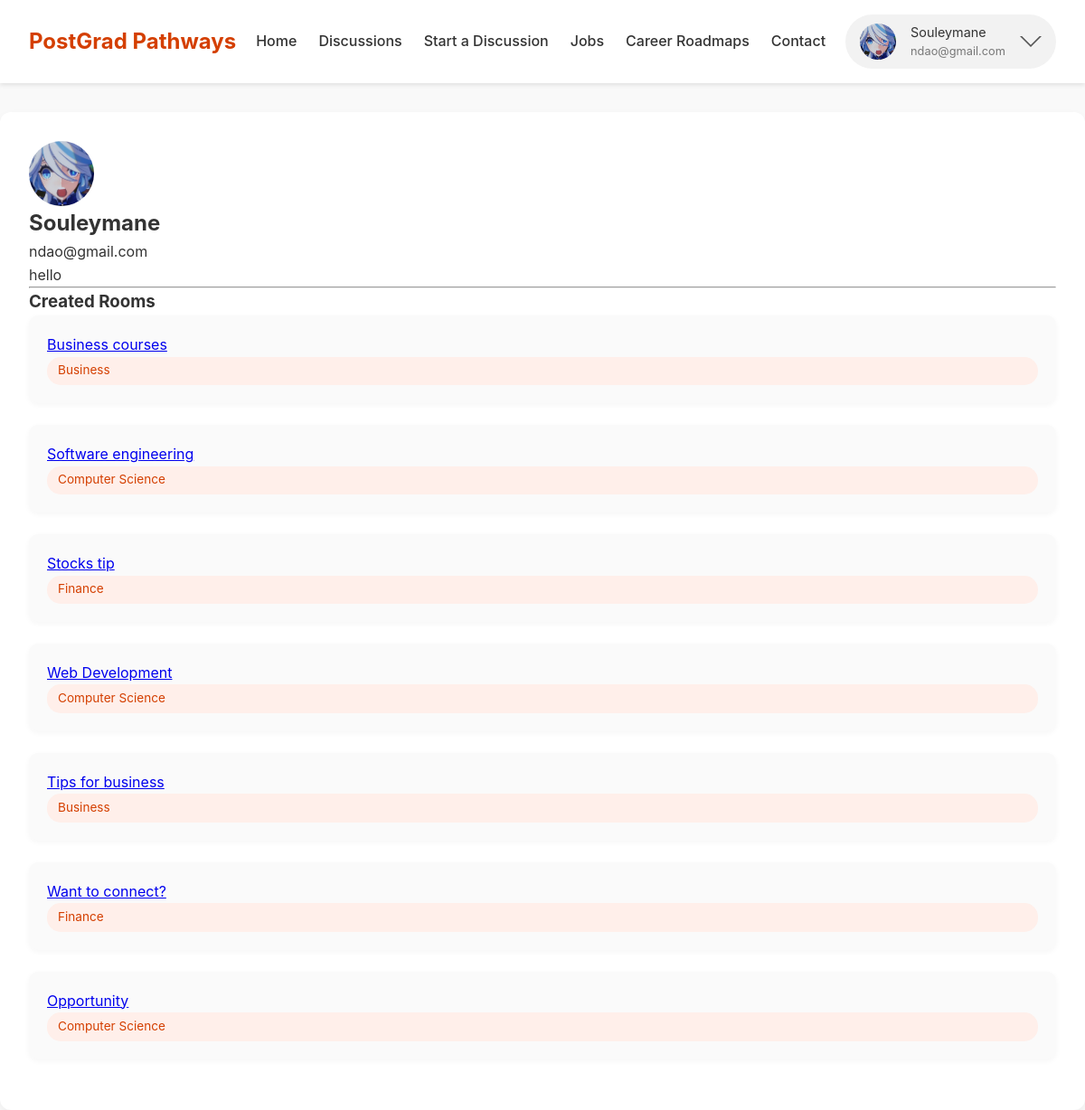
The page /profile/1/ (signed in) on the database its author committed.
### base/models.py (models this page shows, shortened)
class User(AbstractUser):
    name = models.CharField(max_length=200, null=True)
    email = models.EmailField(unique=True, null=True)
    bio = models.TextField(null=True)
    avatar = models.ImageField(null=True, default="avatar.svg")
    USERNAME_FIELD = 'email'
    REQUIRED_FIELDS = []
    objects = CustomUserManager()  # 👈 Add this line

class Room(models.Model):
    host = models.ForeignKey(User, on_delete= models.SET_NULL, null= True)
    topic = models.ForeignKey(Topic, on_delete= models.SET_NULL, null= True)
    name = models.CharField(max_length=200)
    description = models.TextField(null = True, blank = True)
    participants = models.ManyToManyField(User, related_name='participants', blank=True)
    updated = models.DateTimeField(auto_now = True)
    created = models.DateTimeField(auto_now_add =True)
    class Meta:
        ordering = ['-updated', '-created']

class Topic(models.Model):
    name = models.CharField(max_length=200)

### base/views.py (the view)
# urls.py: path('profile/<str:pk>/',views.userProfile, name= "user-profile"),
def userProfile(request, pk):
    user = User.objects.get(id=pk)
    rooms = user.room_set.all()
    room_messages = user.message_set.all()
    topics = Topic.objects.all()
    context = {'user': user, 'rooms': rooms,
               'room_messages': room_messages, 'topics': topics}
    return render(request, 'base/profile.html', context)

### base/templates/base/profile.html
{% extends 'base/main.html' %}
{% block content %}
<div class="layout__box profile">
  <div class="profile__header">
    <div class="avatar avatar--large">
      <img src="{{ user.avatar.url }}" />
    </div>
    <div class="profile__details">
      <h2>{{ user.name|default:user.username }}</h2>
      <p>{{ user.email }}</p>
      <p>{{ user.bio }}</p>
    </div>
  </div>
  <hr />
  <div class="profile__rooms">
    <h3>Created Rooms</h3>
    {% for room in rooms %}
      <div class="roomListRoom">
        <a href="{% url 'room' room.id %}">{{ room.name }}</a>
        <p class="roomListRoom__topic">{{ room.topic.name }}</p>
      </div>
    {% endfor %}
  </div>
</div>
{% endblock %}

### base/templates/base/main.html (shortened to what this page needs)
{% include 'base/navbar.html' %}
<!DOCTYPE html>
{% load static %}
<html lang="en">
<head>
  <link rel="stylesheet" href="{% static 'styles/style.css' %}">
</head>
<body>
  <main class="layout">
    <div class="container">
      {% block content %}{% endblock %}
    </div>
  </main>
</body>
</html>

### base/templates/base/navbar.html (shortened to what this page needs)
{% load static %}
<header id="navbar">
  <div class="logo">PostGrad Pathways</div>
  <nav>
    <ul>
      <li><a href="{% url 'home' %}">Home</a></li>
      <li><a href="{% url 'rooms' %}">Discussions</a></li>
      <li><a href="{% url 'create-room' %}">Start a Discussion</a></li>
      <li><a href="{% url 'jobs' %}">Jobs</a></li>
      <li><a href="{% url 'career-roadmap-list' %}">Career Roadmaps</a></li>
      <li><a href="#footer">Contact</a></li>
    </ul>
  </nav>
  <div class="header__userContainer">
    {% if request.user.is_authenticated %}
      <div class="header__user" onclick="toggleDropdown()">
        <div class="avatar avatar--medium active">
          <img src="{{ request.user.avatar.url }}" />
        </div>
        <div class="header__userinfo">
          <p>{{ request.user.name|default:request.user.username }}</p>
          <p class="header__email">{{ request.user.email }}</p>
        </div>
        <button class="dropdown-button" type="button">
          <svg xmlns="http://www.w3.org/2000/svg" width="24" height="24" viewBox="0 0 32 32">
            <path d="M16 21l-13-13h-3l16 16 16-16h-3l-13 13z"></path>
          </svg>
        </button>
      </div>
    {% else %}
      <a href="{% url 'login' %}" class="login-button">
        <p>Login</p>
      </a>
    {% endif %}
  </div>
</header>

### static/styles/style.css (style rules this page uses)
* { margin: 0; padding: 0; box-sizing: border-box; }
body { font-family: 'Inter', sans-serif; line-height: 1.6; background: #f9f9f9; color: #333; }
header { position: sticky; top: 0; background: white; display: flex; justify-content: space-between; align-items: center; padding: 1rem 2rem; box-shadow: 0 2px 5px rgba(0,0,0,0.1); z-index: 1000; }
.header__user { display: flex; align-items: center; gap: 1rem; cursor: pointer; position: relative; padding: 0.5rem 1rem; border-radius: 30px; background-color: #f2f2f2; transition: background 0.3s ease; }
.header__userinfo p { margin: 0; font-size: 0.9rem; }
.header__userinfo .header__email { font-size: 0.8rem; color: #777; }
.dropdown-button { background: none; border: none; padding: 0; margin-left: auto; display: flex; align-items: center; cursor: pointer; }
.dropdown-button svg { fill: #555; transition: transform 0.3s; }
.logo { font-weight: bold; font-size: 1.5rem; color: #d43f00; }
nav ul { list-style: none; display: flex; gap: 1.5rem; }
nav a { text-decoration: none; color: #333; font-weight: 500; }
.layout__box { background: white; padding: 2rem; border-radius: 12px; box-shadow: 0 4px 10px rgba(0,0,0,0.05); margin-top: 2rem; }
.roomListRoom { background: #fafafa; border-radius: 10px; padding: 1.25rem; margin-bottom: 1.5rem; box-shadow: 0 2px 6px rgba(0,0,0,0.04); transition: transform 0.2s ease, box-shadow 0.2s ease; }
.roomListRoom__topic { background: #ffefea; color: #d43f00; padding: 0.3rem 0.75rem; border-radius: 15px; font-size: 0.85rem; }
.avatar { border-radius: 50%; overflow: hidden; display: inline-block; }
.avatar img { display: block; width: 100%; height: 100%; object-fit: cover; }
.avatar--medium { width: 48px; height: 48px; }
.avatar--large { width: 72px; height: 72px; }
.avatar--medium.active { width: 40px; height: 40px; border-radius: 50%; overflow: hidden; }
.avatar--medium.active img { width: 100%; height: 100%; object-fit: cover; display: block; }

### rows shown on the page
User: user.avatar (picture), user.name "Souleymane", user.email "ndao@gmail.com", avatar (picture), name "Souleymane", email "ndao@gmail.com", bio "hello"
Room: name "Business courses", topic.name "Business"
Room: name "Software engineering", topic.name "Computer Science"
Room: name "Stocks tip", topic.name "Finance"
Room: name "Web Development", topic.name "Computer Science"
Room: name "Tips for business", topic.name "Business"
Room: name "Want to connect?", topic.name "Finance"
Room: name "Opportunity", topic.name "Computer Science"
